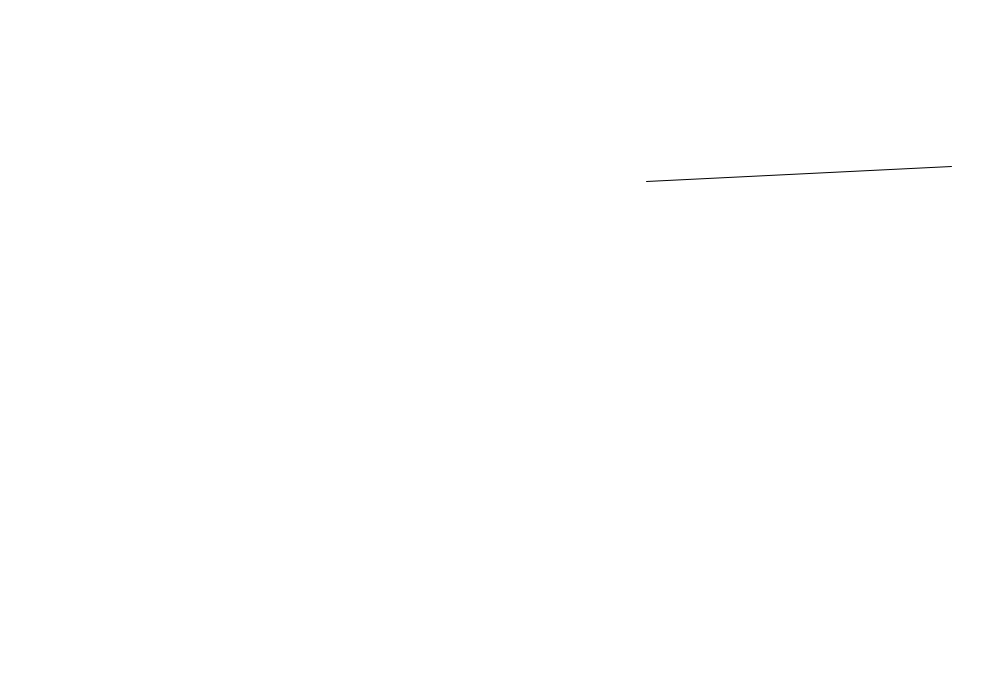
Frame 1 (no input)
Frame 60 (the mouse pressed at the canvas centre just before this capture): identical to frame 1, image omitted
Frame 120 (the mouse held since frame 60 and released just before this capture): identical to frame 1, image omitted

The Processing sketch that drew this single still picture (run headless with seeded random() and noise(); from frame 60 on, the mouse is pressed at the canvas centre):

// Processing sketch: PointClosestToLine
// ── PointClosestToLine.pde
//declare vectors
PVector u = new PVector(0, 0);
PVector uParV = new PVector(0, 0);
PVector uPerpV = new PVector(0, 0);
PVector v = new PVector(0, 0);
PVector closestPt = new PVector(0, 0);

//Point 1
float x1;
float y1;

//Point 2
float x2;
float y2;

//Point 3
float x3;
float y3;


void setup() {
  size(1000, 700);
  x1= random(width);
  y1= random(height);
  x2= random(width);
  y2 = random(height);
}

void draw() {
  //wipe background
  background(255);
  //line from pt1 to pt2
  line (x1, y1, x2, y2);
  //set x3,y3 to Mouse
  x3 = mouseX;
  y3 = mouseY;

  //set u to disp between pt1 and pt3
  u.set(x3-x1, y3-y1);

  //set v to disp between pt1 and pt2
  v.set(x2-x1, y2-y1);
  //u parallel to v is (u dot v divided by mag squared of v) times v
  uParV = v.copy();
  uParV = uParV.mult(u.dot(v)/v.magSq());
  //u perp v is u - u parallel
  uPerpV = u.copy();
  uPerpV.sub(uParV);

  //set fill to red
  fill(255, 0, 0);
  //set closest
  closestPt.set(x3-uPerpV.x,y3-uPerpV.y);
  
  //check that the result is between the points...
  float d1 = dist(closestPt.x,closestPt.y,x1,y1);
  float d2 = dist(closestPt.x,closestPt.y,x2,y2);
  if (d1<v.mag()&&d2<v.mag()) {
    //draw an ellipse at the point on the line from pt 1 to pt2 closest to pt3
    ellipse(closestPt.x, closestPt.y, 10, 10);
  }
}
